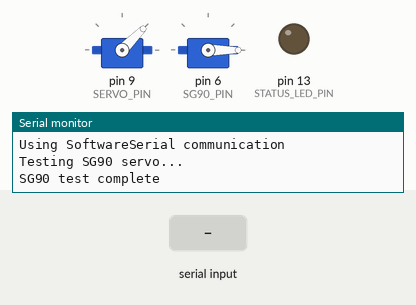
This sketch was run on a simulated Arduino Uno, built with avr-gcc and run on an emulated ATmega328P. Parts: 2 × servo, output pins drawn as LEDs (lit = HIGH), the last lines printed to the serial monitor. The test bench sets the inputs (shaded band).

Above: at 5.4 s.
5.5 s: "5\n" received over the second serial link
At 6.4 s:
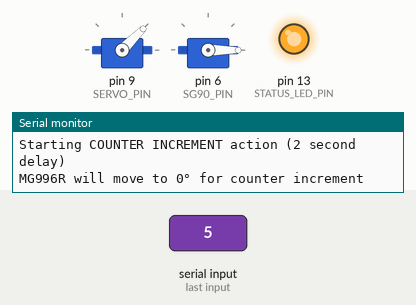
At 8.3 s:
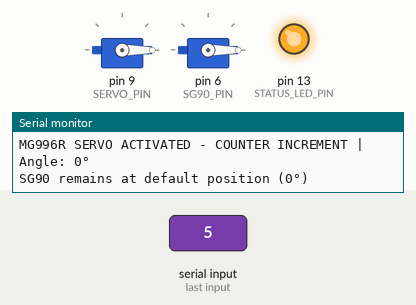
8.5 s: "STATUS\n" received over the second serial link
10.0 s: "90,45\n" received over the second serial link
Timing chart, 0 to 13.1 s (numbered marks = the images above; inputs shaded):
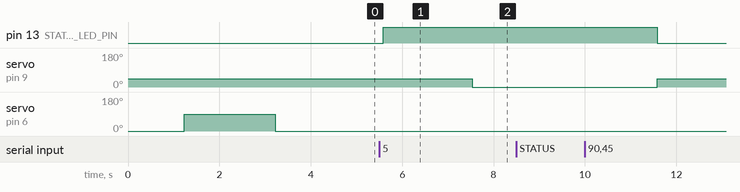

The sketch:

slave_2_servo_.ino
```cpp
#include <Servo.h>
#include <SoftwareSerial.h>

// Software Serial for communication with master Arduino
SoftwareSerial masterSerial(2, 3); // RX=2, TX=3

// MG996R Servo Motor (REJECT AND COUNTER INCREMENT)
Servo rejectServo;
const int SERVO_PIN = 9;
const int SERVO_REJECT_ANGLE = 90;      // 90° for rejected bottles
const int SERVO_DEFAULT_ANGLE = 45;     // 45° as default position

// SG90 Servo Motor (3-BOTTLE COMPLETION ONLY)
Servo sg90Servo;
const int SG90_PIN = 6;  // Pin for SG90 servo
const int SG90_DISPENSE_ANGLE = 90;  // 90° for 3-bottle completion only
const int SG90_DEFAULT_ANGLE = 0;    // 0° as default position

// Servo Control Commands (must match master)
#define SERVO_REJECT_CMD 1
#define SERVO_DISPENSE_CMD 2          // This is now for 3-bottle completion (activates SG90)
#define SERVO_RESET_CMD 3
#define SERVO_STATUS_CMD 4
#define SERVO_COUNTER_INCREMENT_CMD 5 // This only moves MG996R to 0°

// Servo timing variables
unsigned long servoActionTime = 0;
unsigned long servoDelayTime = 0;
bool servoActive = false;
bool servoDelaying = false;
int currentCommand = 0;
const unsigned long SERVO_DELAY_DURATION = 2000; // 2 seconds delay
const unsigned long SERVO_ACTIVE_DURATION = 4000; // 4 seconds active
int servoStatus = 0; // 0 = idle, 1 = active, 2 = delaying

// Status LED (optional - shows servo activity)
const int STATUS_LED_PIN = 13;

void setup() {
  Serial.begin(9600);

  // Initialize Software Serial communication
  masterSerial.begin(9600);

  // Initialize MG996R servo to default 45° position
  rejectServo.attach(SERVO_PIN);
  rejectServo.write(SERVO_DEFAULT_ANGLE);
  delay(500);

  // Initialize SG90 servo to default 0° position
  sg90Servo.attach(SG90_PIN);
  sg90Servo.write(SG90_DEFAULT_ANGLE);
  delay(500);

  // Status LED
  pinMode(STATUS_LED_PIN, OUTPUT);
  digitalWrite(STATUS_LED_PIN, LOW);

  Serial.println("Slave Arduino (Dual Servo Controller) Ready");
  Serial.println("MG996R Servo on pin 9:");
  Serial.println("  - Default: 45° | Reject: 90° | Counter Increment: 0°");
  Serial.println("SG90 Servo on pin 6 (3-BOTTLE COMPLETION ONLY):");
  Serial.println("  - Default: 0° | 3-Bottle Completion: 90°");
  Serial.println("Using SoftwareSerial communication");


  // Test SG90 servo (add this at the end of setup())
Serial.println("Testing SG90 servo...");
sg90Servo.write(90);
delay(2000);
sg90Servo.write(0);
delay(1000);
Serial.println("SG90 test complete");

}

void loop() {
  handleSerialCommunication();
  handleServoMovement();
  updateStatusLED();
  delay(50);
}

void handleSerialCommunication() {
  if (masterSerial.available()) {
    String receivedData = masterSerial.readStringUntil('\n');
    receivedData.trim();

    if (receivedData == "STATUS") {
      // Send status back to master
      masterSerial.println(servoStatus);
      Serial.print("Status requested - Sending: ");
      Serial.println(servoStatus);
    } else {
      // Parse command
      int command = receivedData.toInt();

      Serial.print("Received command: ");
      Serial.println(command);

      switch (command) {
        case SERVO_REJECT_CMD:
          if (!servoActive && !servoDelaying) {
            currentCommand = SERVO_REJECT_CMD;
            startServoAction("REJECT");
          }
          break;

        case SERVO_DISPENSE_CMD:
          if (!servoActive && !servoDelaying) {
            currentCommand = SERVO_DISPENSE_CMD;
            startServoAction("3-BOTTLE COMPLETION");
          }
          break;

        case SERVO_COUNTER_INCREMENT_CMD:
          if (!servoActive && !servoDelaying) {
            currentCommand = SERVO_COUNTER_INCREMENT_CMD;
            startServoAction("COUNTER INCREMENT");
          }
          break;

        case SERVO_RESET_CMD:
          resetServos();
          break;

        default:
          Serial.print("Unknown command: ");
          Serial.println(command);
          break;
      }
    }
  }
}

void startServoAction(String action) {
  servoDelayTime = millis();
  servoDelaying = true;
  servoStatus = 2; // Status: delaying

  Serial.print("Starting ");
  Serial.print(action);
  Serial.println(" action (2 second delay)");

  if (currentCommand == SERVO_REJECT_CMD) {
    Serial.print("MG996R will move to reject position: ");
    Serial.print(SERVO_REJECT_ANGLE);
    Serial.println("°");
  } else if (currentCommand == SERVO_DISPENSE_CMD) {
    Serial.print("MG996R will move to accept position: 0°");
    Serial.print(", SG90 will move to dispense position: ");
    Serial.print(SG90_DISPENSE_ANGLE);
    Serial.println("°");
  } else if (currentCommand == SERVO_COUNTER_INCREMENT_CMD) {
    Serial.println("MG996R will move to 0° for counter increment");
  }
}

void handleServoMovement() {
  // Handle delay before servo activation
  if (servoDelaying && (millis() - servoDelayTime) >= SERVO_DELAY_DURATION) {
    // Delay completed, activate appropriate servo based on command

    if (currentCommand == SERVO_REJECT_CMD) {
      // REJECT: Only MG996R servo moves to 90°
      rejectServo.write(SERVO_REJECT_ANGLE);
      Serial.print("MG996R SERVO ACTIVATED - REJECT | Angle: ");
      Serial.print(SERVO_REJECT_ANGLE);
      Serial.println("° (90° for rejection)");
      Serial.println("SG90 remains at default position (0°)");

    } else if (currentCommand == SERVO_DISPENSE_CMD) {
      // 3-BOTTLE COMPLETION: Both servos move (MG996R to 0°, SG90 to 90°)
      Serial.println("DEBUG: About to move both servos for 3-bottle completion");
      rejectServo.write(0); // Accept position
      delay(100); // Small delay between servo commands
      sg90Servo.write(SG90_DISPENSE_ANGLE);
      Serial.println("BOTH SERVOS ACTIVATED - 3-BOTTLE COMPLETION");
      Serial.print("MG996R: 0° (accept position), SG90: ");
      Serial.print(SG90_DISPENSE_ANGLE);
      Serial.println("° (dispensing)");
      Serial.println("DEBUG: SG90 command sent successfully");

    } else if (currentCommand == SERVO_COUNTER_INCREMENT_CMD) {
      // COUNTER INCREMENT: Only MG996R servo moves to 0°
      rejectServo.write(0);
      Serial.println("MG996R SERVO ACTIVATED - COUNTER INCREMENT | Angle: 0°");
      Serial.println("SG90 remains at default position (0°)");
    }

    servoActionTime = millis();
    servoActive = true;
    servoDelaying = false;
    servoStatus = 1; // Status: active
  }

  // Return servos to default position after active duration
  if (servoActive && (millis() - servoActionTime) >= SERVO_ACTIVE_DURATION) {
    rejectServo.write(SERVO_DEFAULT_ANGLE);  // Return to 45° default
    sg90Servo.write(SG90_DEFAULT_ANGLE);     // Return to 0° default
    servoActive = false;
    servoStatus = 0; // Status: idle

    if (currentCommand == SERVO_REJECT_CMD) {
      Serial.println("MG996R SERVO RETURNED to default position (45°)");
    } else if (currentCommand == SERVO_DISPENSE_CMD) {
      Serial.println("BOTH SERVOS RETURNED to default positions");
    } else if (currentCommand == SERVO_COUNTER_INCREMENT_CMD) {
      Serial.println("MG996R SERVO RETURNED to default position (45°)");
    }

    currentCommand = 0;
    Serial.println("Ready for next command");
  }
}

void resetServos() {
  rejectServo.write(SERVO_DEFAULT_ANGLE);  // Reset to 45° default
  sg90Servo.write(SG90_DEFAULT_ANGLE);     // Reset to 0° default
  servoActive = false;
  servoDelaying = false;
  servoStatus = 0;
  currentCommand = 0;

  Serial.println("BOTH SERVOS RESET to default positions (MG996R: 45°, SG90: 0°)");
}

void updateStatusLED() {
  if (servoActive || servoDelaying) {
    digitalWrite(STATUS_LED_PIN, HIGH);
  } else {
    digitalWrite(STATUS_LED_PIN, LOW);
  }
}
```

Measured:
- after the input at 5.5 s, pin 13 (STATUS_LED_PIN): LOW → HIGH after 0.08 s; servo on pin 9 (SERVO_PIN): 45° → 0° after 2.0 s
